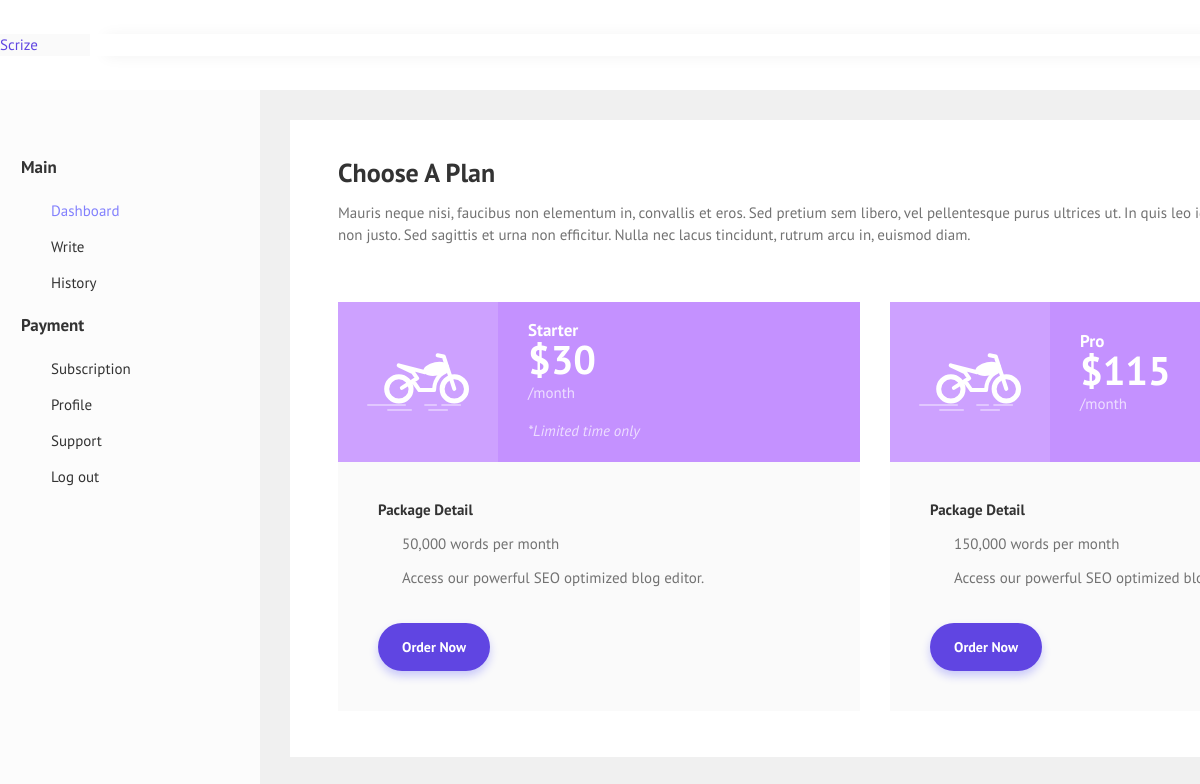
/package/ (signed in), run on the app's committed database.
### writer/models.py (models this page shows, shortened)
class packages(models.Model):
    name = models.CharField(max_length=20)
    value = models.IntegerField(default=0)
    price = models.CharField(max_length=10,default='')
    cycle = models.CharField(max_length=20,default='')
    limited_offer_desc = models.CharField(max_length=150, blank=True)
    desc1 = models.CharField(max_length=150)
    desc2 = models.CharField(max_length=150)

### writer/views.py (the view)
# urls.py: path('package/', views.package),
@login_required(login_url='/login/')
def package(request):
    p_list = packages.objects.all()
    return render(request, 'package.html', {
        'p_list': p_list,
    })

### writer/templates/package.html (shortened to what this page needs)
{% load static %}
<!DOCTYPE html>
<html lang="zxx">
<head>
   <link rel="stylesheet" href="{% static 'assets/plugins/perfect-scrollbar/perfect-scrollbar.min.css' %}">
   <link rel="stylesheet" href="{% static 'assets/fonts/icofont/icofont.min.css' %}">
   <link rel="stylesheet" href="{% static 'assets/bootstrap/css/bootstrap.min.css' %}">
   <link rel="stylesheet" href="{% static 'assets/plugins/apex/apexcharts.css' %}">
     <link rel="stylesheet" href="{% static 'assets/css/style.css' %}">
</head>
<body>
    {% include "nav.html" %}
            <div class="main-content">
                <div class="container-fluid">
                    <div class="card">
                        <div class="pt-40 px-3 px-sm-4 px-md-5 pb-3">
                            <div class="row mb-5">
                                <div class="col-xl-9">
                                    <h3 class="mb-3">Choose a Plan</h3>
                                    <p>Mauris neque nisi, faucibus non elementum in, convallis et eros. Sed pretium sem libero, vel pellentesque purus ultrices ut. In quis leo id massa pulvinar euismod cursus non justo. Sed sagittis et urna non efficitur. Nulla nec lacus tincidunt, rutrum arcu in, euismod diam.</p>
                                </div>
                            </div>
                            <div class="row justify-content-center pt-2">
                                <div class="col-xl-11">
                                    <div class="row justify-content-center">
 {% for packages in p_list %}
                                        <div class="col-xl-4 col-md-6">
                                            <div class="price-box mb-30">
                                                <div class="price-header d-flex flex-wrap enterprise">
                                                    <div class="p_header-img">
                                                        <img src="../../assets/img/svg/p_img3.svg" alt="">
                                                    </div>
                                                    <div class="p_header-content">
                                                        <h4>{{ packages.name }}</h4>
                                                        <h1>${{ packages.price }}</h1>
                                                        <p>/{{ packages.cycle }}</p>
                                        <p style="font-style: italic;"> {{ packages.limited_offer_desc }}</p>
                                                    </div>
                                                </div>
                                                <div class="price-body">
                                                    <h5 class="mb-3">Package Detail</h5>
                                                    <ul class="list-unstyled mb-4">
                                                            <li> <i class="icofont-check"></i> {{ packages.desc1 }}</li>
                                                    <li> <i class="icofont-check"></i> {{ packages.desc2 }}</li>
                                                    </ul>
                                                    <a href="/checkout/{{packages.id}}" class="btn mt-10">Order Now</a>
                                                </div>
                                            </div>
                                        </div>
                                         {% endfor %}
                                    </div>
                                </div>
                            </div>
                        </div>
                    </div>
                </div>
            </div>
</body>
</html>

### writer/templates/nav.html (shortened to what this page needs)
{% load static %}
   <div class="wrapper">
      <header class="header white-bg fixed-top d-flex align-content-center flex-wrap">
         <div class="logo">
            <a href="/" class="mobile-logo">Scrize</a>
         </div>
         <div class="main-header">
            </div>
         </div>
      <div class="main-wrapper">
         <nav class="sidebar" data-trigger="scrollbar">
            <div class="sidebar-header d-none d-lg-block">
               <div class="sidebar-toogle-pin">
                  <i class="icofont-tack-pin"></i>
               </div>
            </div>
            <div class="sidebar-body">
               <ul class="nav">
                  <li class="nav-category">Main</li>
                  <li class="active">
                     <a href="/dashboard">
                        <span class="link-title">Dashboard</span>
                     </a>
                  </li>
                  <li>
                     <a href="/create">
                        <span class="link-title">Write</span>
                     </a>
                  </li>
                  <li>
                     <a href="/history">
                        <span class="link-title">History</span>
                     </a>
                  </li>
                  <li class="nav-category">Payment</li>
                  <li>
                     <a href="/package">
                        <span class="link-title">Subscription</span>
                     </a>
                  </li>
                  <li>
                     <a href="/profile">
                        <span class="link-title">Profile</span>
                     </a>
                  </li>
                  <li>
                     <a href="support">
                        <span class="link-title">Support </span>
                     </a>
                  </li>
                   <li>
                     <a href="logout">
                        <span class="link-title">Log out </span>
                     </a>
                  </li>
            </div>
         </nav>
   </div>

### data on the page
packages: name "Starter", price "30", cycle "month", limited_offer_desc "*Limited time only", desc1 "50,000 words per month", desc2 "Access our powerful SEO optimized blog editor."
packages: name "Pro", price "115", cycle "month", desc1 "150,000 words per month", desc2 "Access our powerful SEO optimized…"
